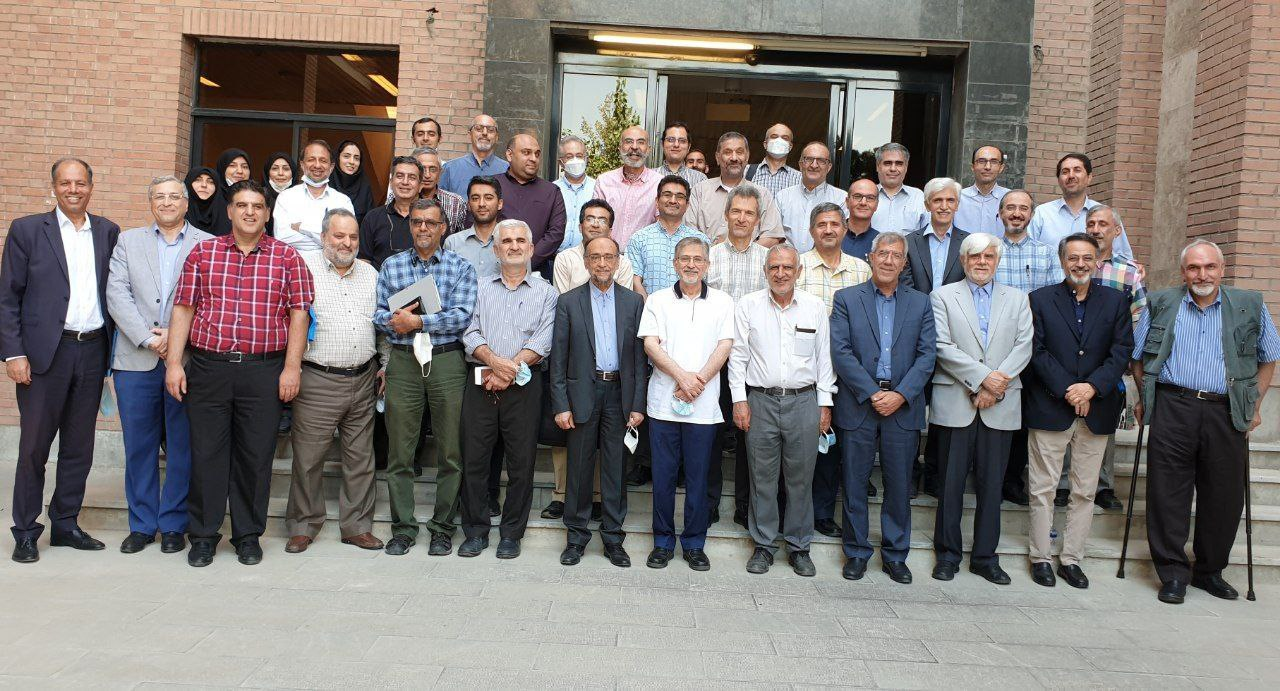
#> input picture FindKhalaj/background.JPG, 1280 x 691 px
$ jupyter execute Find_Khalaj.ipynb
#> lines starting #> are read from the running program, lines starting #| are printed output that depends on the picture; after the words box and inside, x2 and y2 are one past the last pixel; in counts of white or black regions, pixels touching at a corner belong together
[cell 1]
import cv2 as cv
import numpy as np
from matplotlib import pyplot as plt

[cell 2]
img = cv.imread("background.JPG")
#> img is the input picture: shape (691, 1280, 3); mean B, G, R 121.5, 124.3, 130.9
img_grayscale = cv.imread("background.JPG", cv.IMREAD_GRAYSCALE)
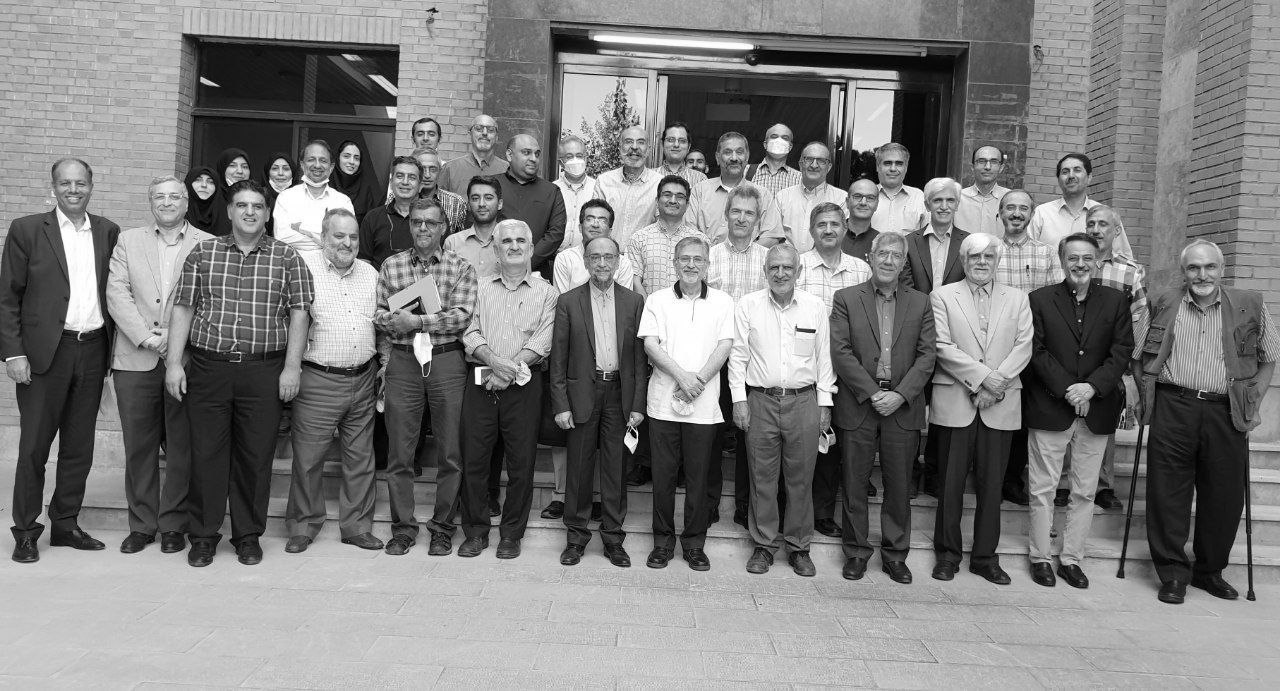
#> img_grayscale: shape (691, 1280); min 0, max 255, mean 126

template = cv.imread("template.JPG", cv.IMREAD_GRAYSCALE)
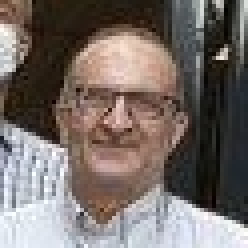
#> input picture FindKhalaj/template.JPG, 62 x 62 px (shown 4 times larger)
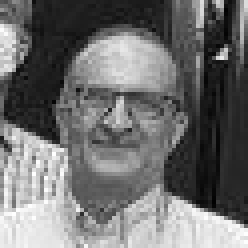
#> template: shape (62, 62) (shown 4 times larger); min 1, max 255, mean 111.4

w, h = template.shape[::-1]
#> w = 62; h = 62

method = 'cv.TM_CCOEFF'
method = eval(method)

res = cv.matchTemplate(img_grayscale, template, method)
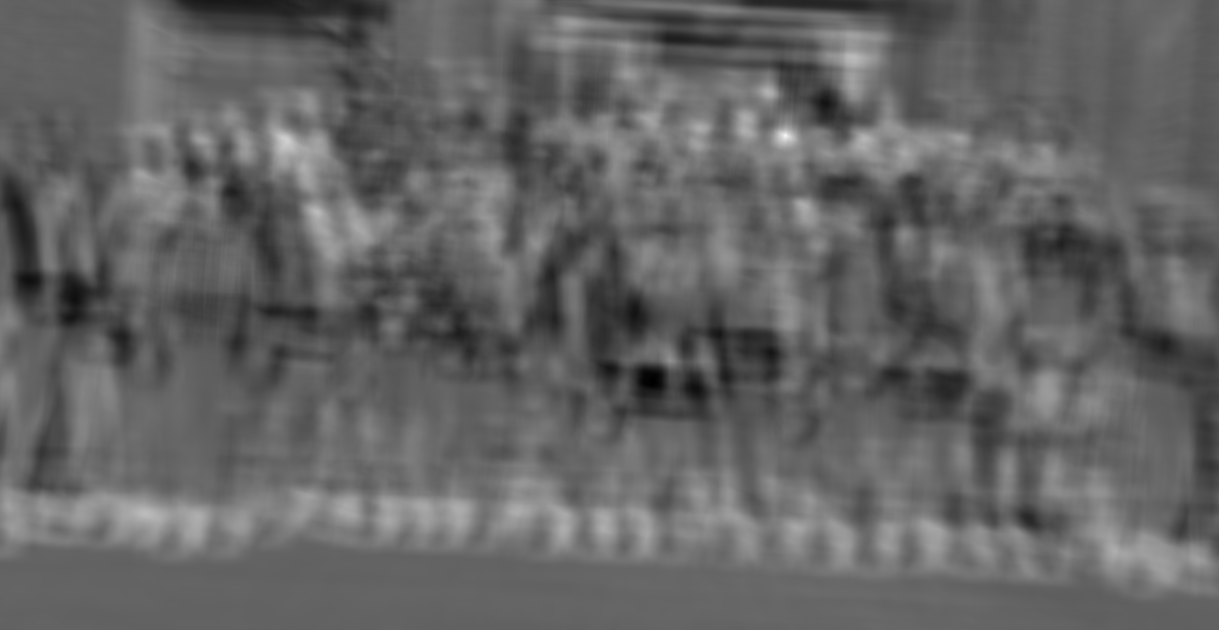
#> res: shape (630, 1219) float32; min -12573730, max 19882842, mean 190301.9; drawn with min black and max white
min_val, max_val, min_loc, max_loc = cv.minMaxLoc(res)
#> min_val = -12573730; max_val = 19882842; min_loc = (653, 381); max_loc = (785, 135)

top_left = max_loc
#> top_left = (785, 135)
bottom_right = (top_left[0] + w, top_left[1] + h)
#> bottom_right = (847, 197)

cv.rectangle(img,top_left, bottom_right, (0, 255, 0), 3)
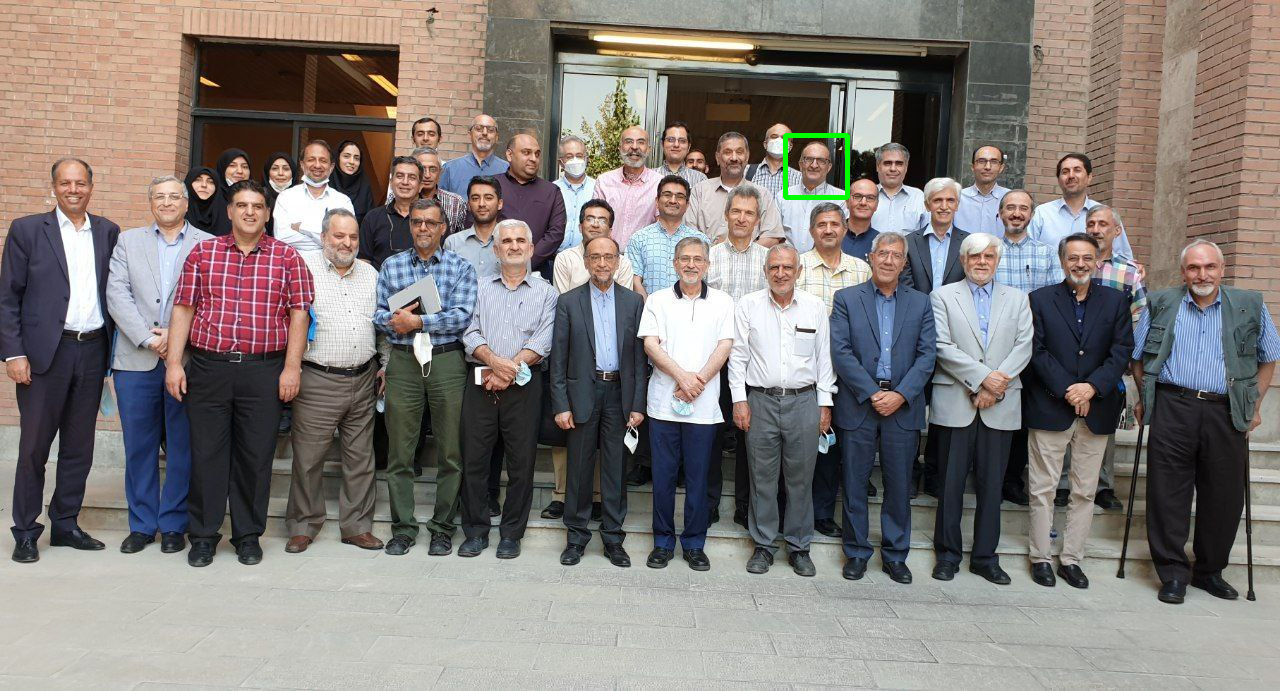
#> img: shape (691, 1280, 3); 0.14% of pixels changed, all inside (x1, y1, x2, y2) = (783, 133, 850, 200)

img2 = img[:,:, (2, 1, 0)]

_ = plt.imshow(img2)
_ = plt.xticks([])
_ = plt.yticks([])
_ = plt.box(0)

_ = cv.imwrite("TemplateMatching.JPG", img)
